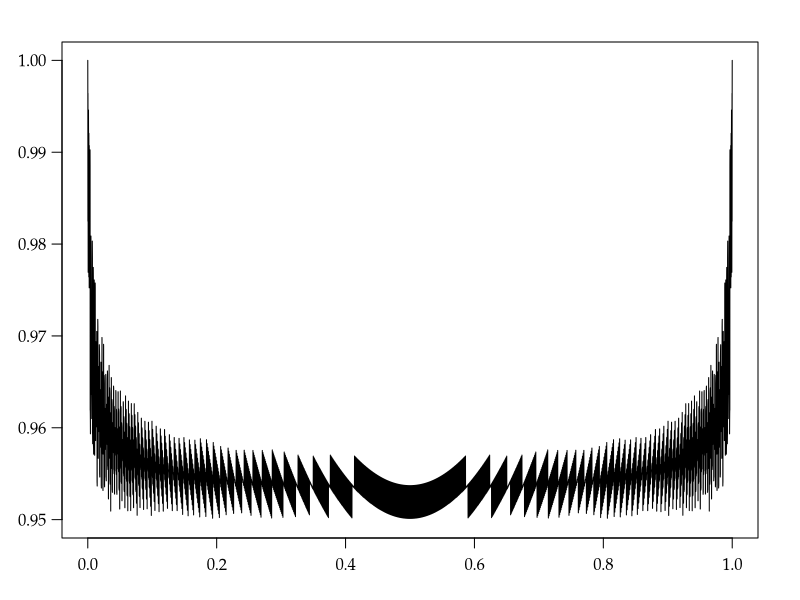

Reproduce this figure in R.
args = commandArgs()
basename = sub(".R$", "", sub("^--file=(.*/)?", "", args[grep("^--file=", args)]))
if (length(basename) != 0)
    quartz(type="pdf", file=paste0(basename, ".pdf"), width=7, height=3)
par(family="Palatino")
par(mgp=c(2,0.8,0)) # title and axis margins. default: c(3,1,0)
par(mar=c(3,3,2,2)+0.1) # bottom, left, top, right margins. default: c(5,4,4,2)+0.1
CI = sapply(0:1000, function(x) binom.test(x,1000)$conf.int)
f = function(t) {
  p = dbinom(0:1000, 1000, t)
  sum(p * (CI[1,] <= t & t <= CI[2,]))
}
x = seq(0, 1, 0.0001)
y = sapply(x, f)
plot(x, y, type="l", ylim=c(0.95,1), xlab="", ylab="", las=1)
dev.off()
